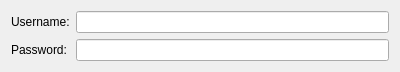
<?xml version="1.0" encoding="UTF-8"?>
<ui version="4.0">
 <class>MySpaceIMMainOptionsWidget</class>
 <widget class="QWidget" name="MySpaceIMMainOptionsWidget">
  <property name="geometry">
   <rect>
    <x>0</x>
    <y>0</y>
    <width>400</width>
    <height>58</height>
   </rect>
  </property>
  <property name="sizePolicy">
   <sizepolicy hsizetype="Preferred" vsizetype="Minimum">
    <horstretch>0</horstretch>
    <verstretch>0</verstretch>
   </sizepolicy>
  </property>
  <property name="windowTitle">
   <string>Account Preferences</string>
  </property>
  <layout class="QVBoxLayout" name="verticalLayout_2">
   <property name="sizeConstraint">
    <enum>QLayout::SetMinimumSize</enum>
   </property>
   <item>
    <layout class="QFormLayout" name="formLayout">
     <property name="sizeConstraint">
      <enum>QLayout::SetMinimumSize</enum>
     </property>
     <item row="0" column="0">
      <widget class="QLabel" name="accountLabel">
       <property name="text">
        <string>Username:</string>
       </property>
      </widget>
     </item>
     <item row="0" column="1">
      <widget class="KLineEdit" name="accountLineEdit">
       <property name="toolTip">
        <string>The MySpaceIM username is your email address.</string>
       </property>
       <property name="text">
        <string/>
       </property>
       <property name="clickMessage">
        <string>john@doe.com</string>
       </property>
      </widget>
     </item>
     <item row="1" column="0">
      <widget class="QLabel" name="passwordLabel">
       <property name="text">
        <string>Password:</string>
       </property>
      </widget>
     </item>
     <item row="1" column="1">
      <widget class="KLineEdit" name="passwordLineEdit">
       <property name="passwordMode">
        <bool>true</bool>
       </property>
      </widget>
     </item>
    </layout>
   </item>
  </layout>
 </widget>
 <customwidgets>
  <customwidget>
   <class>KLineEdit</class>
   <extends>QLineEdit</extends>
   <header>klineedit.h</header>
  </customwidget>
 </customwidgets>
 <resources/>
 <connections/>
</ui>
